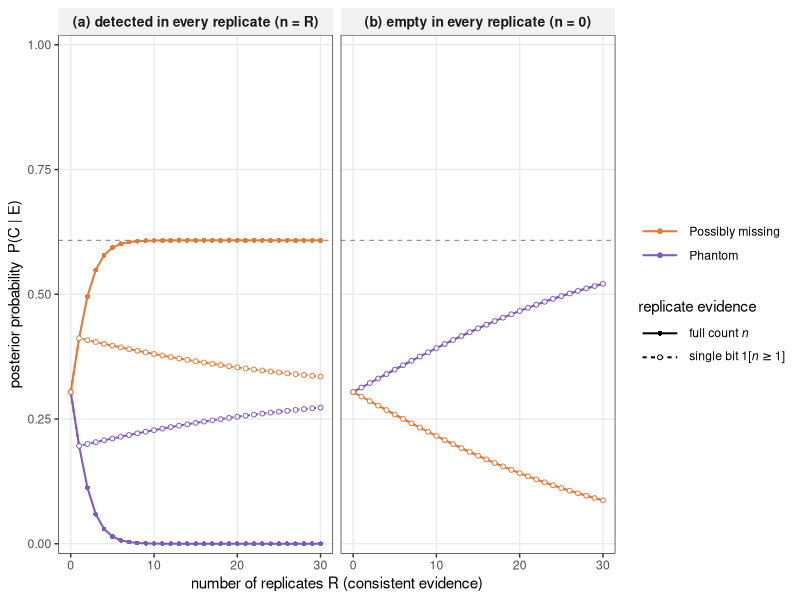
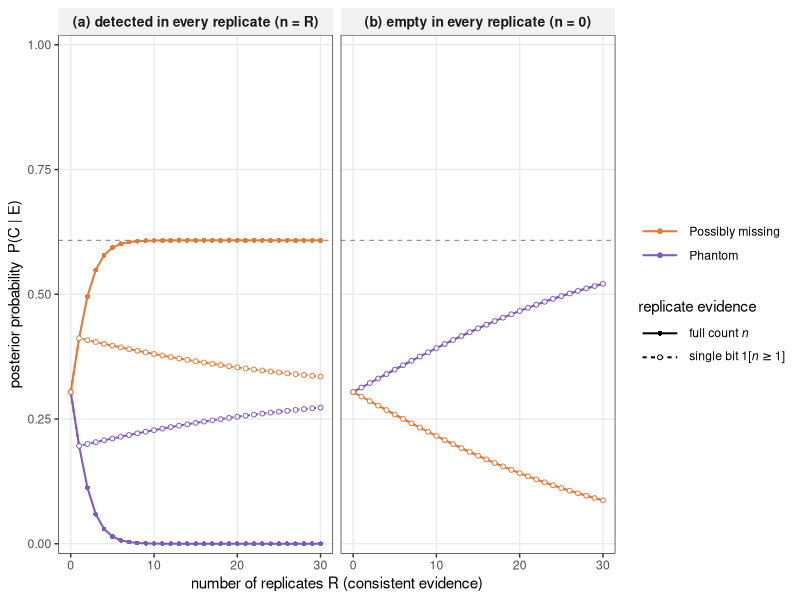

Recreate these plots in R, in order.
# =============================================================================
# Box 2 - accumulation of confidence as within-system replicates accumulate.
# Two panels, one per consistent-evidence scenario:
#   (a) detected in every replicate  -> n = R
#   (b) empty in every replicate     -> n = 0
#
# Within each panel two summaries of the same replicate evidence are compared:
#   count : the full count n out of R   -> p_c^n (1-p_c)^(R-n)
#   bit   : O_rep = 1[n >= 1]           -> 1-(1-p_c)^R if O_rep = 1,
#                                          (1-p_c)^R   otherwise
# Under n = 0 the two coincide exactly, since (1-p)^R is both, so the dashed
# curve lies on top of the solid one in panel (b).
#
# Error rates are directional, as in "Grounding the error rates in sampling
# and realisation": the local axis errs at eL on a realised link and at f on
# an absent one; the model axis is symmetric at eY.
#   p_c = p1 = rho*(1-eL) if realised elsewhere (Orep = 1); p_c = p0 = f if not.
# =============================================================================

library(ggplot2)

## ---- parameters -------------------------------------------------------------
eY   <- 0.20     # model error            (epsilon_Y, symmetric)
eL   <- 0.30     # local miss rate        (epsilon_l)
f    <- 0.05     # false-detection rate   (f)
rho  <- 0.15     # realisation rate       (rho)
Rmax <- 30       # max number of replicates on the x-axis
chosen <- "Possibly missing"   # sets the observed (Yhat, O_local)

## ---- the eight link categories ---------------------------------------------
## signature bits: Yhat (predicted), Olocal (observed locally), Orep (elsewhere)
cats <- data.frame(
  name   = c("Locally unique","Recurrent","Phantom","Possibly missing",
             "Possibly forbidden","Locally absent","Weak support","Model-elusive"),
  Yhat   = c(1,1,1,1, 0,0,0,0),
  Olocal = c(1,1,0,0, 0,0,1,1),
  Orep   = c(0,1,0,1, 0,1,0,1),
  stringsAsFactors = FALSE
)
cats$prior <- 1/nrow(cats)              # uniform prior
obs <- cats[cats$name == chosen, ]      # observed within-network evidence

p1 <- rho * (1 - eL)
p0 <- f

## ---- within-network factors (model symmetric, local directional) -----------
fY <- ifelse(obs$Yhat == cats$Yhat, 1 - eY, eY)
fL <- ifelse(cats$Olocal == 1,
             ifelse(obs$Olocal == 1, 1 - eL, eL),    # link realised locally
             ifelse(obs$Olocal == 0, 1 - f,  f))     # link absent locally
w  <- cats$prior * fY * fL
p  <- ifelse(cats$Orep == 1, p1, p0)

## ---- posterior over the 8 categories, either summary ------------------------
posterior_at <- function(R, n, summary = c("count","bit")) {
  summary <- match.arg(summary)
  rep_lik <- if (summary == "count") {
    p^n * (1 - p)^(R - n)                       # binom coeff cancels
  } else {
    if (n >= 1) 1 - (1 - p)^R else (1 - p)^R
  }
  score <- w * rep_lik
  score / sum(score)
}

## ---- build the data ---------------------------------------------------------
scenarios <- c(det = "(a) detected in every replicate (n = R)",
               emp = "(b) empty in every replicate (n = 0)")
summaries <- c(count = "count", bit = "bit")
sum_labs  <- c(expression("full count " * italic(n)),
               expression("single bit " * bold(1)*"["*italic(n) >= 1*"]"))

df <- do.call(rbind, lapply(names(scenarios), function(sc) {
  do.call(rbind, lapply(names(summaries), function(sm) {
    do.call(rbind, lapply(0:Rmax, function(R) {
      n <- if (sc == "det") R else 0
      data.frame(scenario = scenarios[[sc]], summary = summaries[[sm]], R = R,
                 category = cats$name, posterior = posterior_at(R, n, sm),
                 stringsAsFactors = FALSE)
    }))
  }))
}))

shown <- c("Possibly missing","Phantom")
df <- df[df$category %in% shown, ]
df$category <- factor(df$category, levels = shown)
df$summary  <- factor(df$summary,  levels = summaries)
df$scenario <- factor(df$scenario, levels = scenarios)

kappa <- (1 - eY) * (1 - f) / ((1 - f) + eL)   # directional ceiling

## ---- reported values --------------------------------------------------------
cat(sprintf("kappa = %.4f\n", kappa))
key <- df[df$R %in% c(1,3,5,10,20,26), ]
print(key[order(key$scenario, key$summary, key$category, key$R), ], row.names = FALSE)

## ---- palette (matched to the published figure) ------------------------------
pal <- c("Possibly missing" = "#E07B39", "Phantom" = "#7C5CBF")

## ---- plot -------------------------------------------------------------------
p_fig <- ggplot(df, aes(R, posterior, colour = category, linetype = summary,
                        shape = summary, group = interaction(category, summary))) +
  geom_hline(yintercept = kappa, linetype = "dashed", colour = "grey55",
             linewidth = 0.4) +
  geom_line(linewidth = 0.7) +
  geom_point(size = 1.3, stroke = 0.5, fill = "white") +
  facet_wrap(~ scenario, ncol = 2) +
  scale_colour_manual(values = pal, name = NULL) +
  scale_linetype_manual(values = c("solid","22"), name = "replicate evidence",
                        labels = sum_labs) +
  scale_shape_manual(values = c(16, 21), name = "replicate evidence",
                     labels = sum_labs) +
  scale_y_continuous(limits = c(0, 1), expand = expansion(mult = c(0.02, 0.02))) +
  scale_x_continuous(breaks = seq(0, Rmax, 10)) +
  labs(x = "number of replicates R (consistent evidence)",
       y = "posterior probability  P(C | E)") +
  theme_bw(base_size = 11) +
  theme(panel.grid.minor = element_blank(),
        legend.position  = "right",
        legend.key.width = unit(1.1, "cm"),
        strip.background = element_rect(fill = "grey95", colour = NA),
        strip.text       = element_text(face = "bold", size = 10))

## ---- save -------------------------------------------------------------------
ggsave("accumulation.pdf", p_fig, width = 9.0, height = 3.8)
ggsave("accumulation.png", p_fig, width = 9.0, height = 3.8, dpi = 300)
